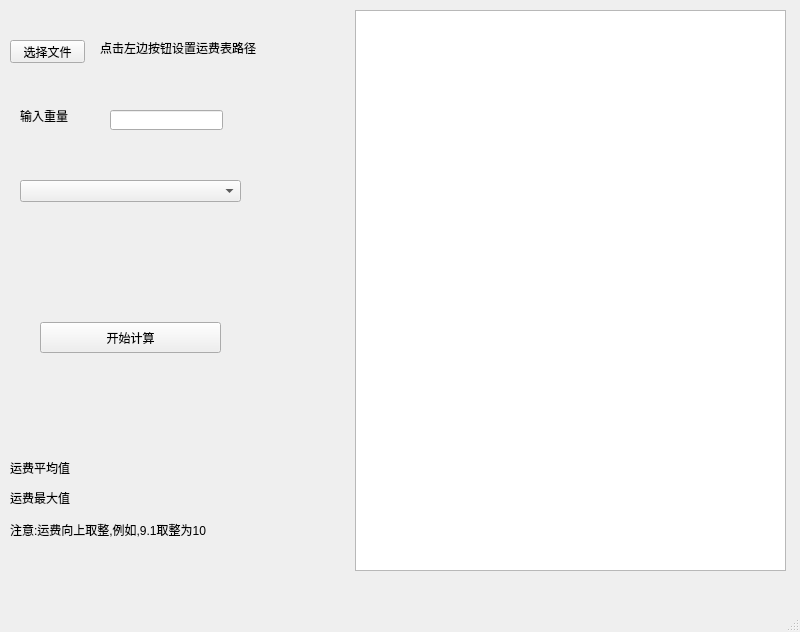
<?xml version="1.0" encoding="UTF-8"?>
<ui version="4.0">
 <class>MainWindow</class>
 <widget class="QMainWindow" name="MainWindow">
  <property name="geometry">
   <rect>
    <x>0</x>
    <y>0</y>
    <width>800</width>
    <height>632</height>
   </rect>
  </property>
  <property name="windowTitle">
   <string>MainWindow</string>
  </property>
  <widget class="QWidget" name="centralwidget">
   <widget class="QLineEdit" name="lineEdit_2">
    <property name="geometry">
     <rect>
      <x>110</x>
      <y>110</y>
      <width>113</width>
      <height>20</height>
     </rect>
    </property>
   </widget>
   <widget class="QPushButton" name="pushButton">
    <property name="geometry">
     <rect>
      <x>40</x>
      <y>322</y>
      <width>181</width>
      <height>31</height>
     </rect>
    </property>
    <property name="text">
     <string>开始计算</string>
    </property>
   </widget>
   <widget class="QLabel" name="label">
    <property name="geometry">
     <rect>
      <x>10</x>
      <y>460</y>
      <width>331</width>
      <height>16</height>
     </rect>
    </property>
    <property name="text">
     <string>运费平均值</string>
    </property>
   </widget>
   <widget class="QLabel" name="label_3">
    <property name="geometry">
     <rect>
      <x>20</x>
      <y>110</y>
      <width>54</width>
      <height>12</height>
     </rect>
    </property>
    <property name="text">
     <string>输入重量</string>
    </property>
   </widget>
   <widget class="QLabel" name="label_4">
    <property name="geometry">
     <rect>
      <x>10</x>
      <y>520</y>
      <width>211</width>
      <height>20</height>
     </rect>
    </property>
    <property name="text">
     <string>注意:运费向上取整,例如,9.1取整为10</string>
    </property>
    <property name="textInteractionFlags">
     <set>Qt::LinksAccessibleByMouse</set>
    </property>
   </widget>
   <widget class="QLabel" name="label_5">
    <property name="geometry">
     <rect>
      <x>10</x>
      <y>490</y>
      <width>331</width>
      <height>16</height>
     </rect>
    </property>
    <property name="text">
     <string>运费最大值</string>
    </property>
   </widget>
   <widget class="QComboBox" name="comboBox">
    <property name="geometry">
     <rect>
      <x>20</x>
      <y>180</y>
      <width>221</width>
      <height>22</height>
     </rect>
    </property>
   </widget>
   <widget class="QLabel" name="label_6">
    <property name="geometry">
     <rect>
      <x>100</x>
      <y>40</y>
      <width>221</width>
      <height>16</height>
     </rect>
    </property>
    <property name="text">
     <string>点击左边按钮设置运费表路径</string>
    </property>
   </widget>
   <widget class="QPushButton" name="pushButton_2">
    <property name="geometry">
     <rect>
      <x>10</x>
      <y>40</y>
      <width>75</width>
      <height>23</height>
     </rect>
    </property>
    <property name="text">
     <string>选择文件</string>
    </property>
   </widget>
   <widget class="QListView" name="listView">
    <property name="geometry">
     <rect>
      <x>355</x>
      <y>10</y>
      <width>431</width>
      <height>561</height>
     </rect>
    </property>
   </widget>
  </widget>
  <widget class="QMenuBar" name="menubar">
   <property name="geometry">
    <rect>
     <x>0</x>
     <y>0</y>
     <width>800</width>
     <height>23</height>
    </rect>
   </property>
  </widget>
  <widget class="QStatusBar" name="statusbar"/>
 </widget>
 <resources/>
 <connections/>
</ui>
